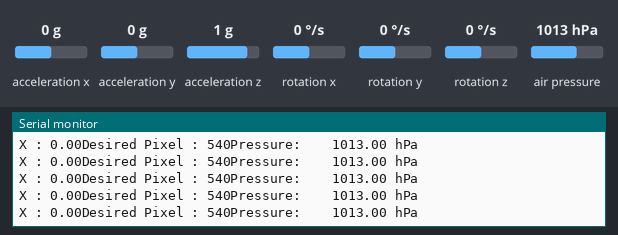
Simulated run of this sketch. Board: ESP32. On the bench: the last lines printed to the serial monitor. The test bench sets the inputs (shaded band); at power-on: acceleration y 0 g, acceleration x 0 g, acceleration z 1 g, air pressure 1013 hPa, rotation x 0 °/s, rotation y 0 °/s, rotation z 0 °/s. USB keyboard and mouse output is not drawn.

Above: at 3.2 s.
3.3 s: acceleration y set to -1.4 g
At 4.3 s:
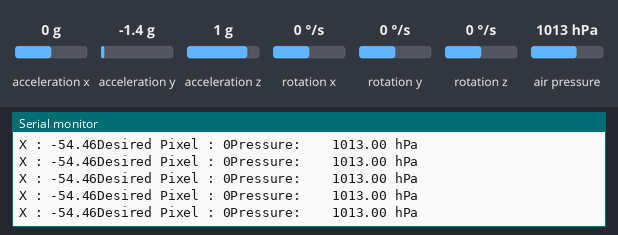
6.3 s: acceleration x set to -1.4 g
At 7.0 s:
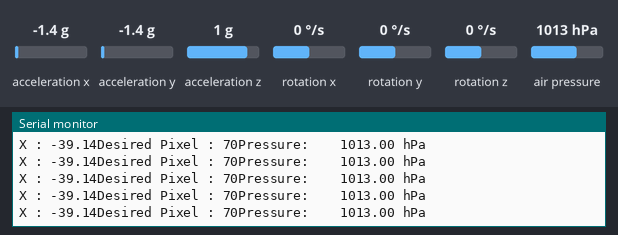
7.8 s: acceleration z set to -1.4 g
At 8.9 s:
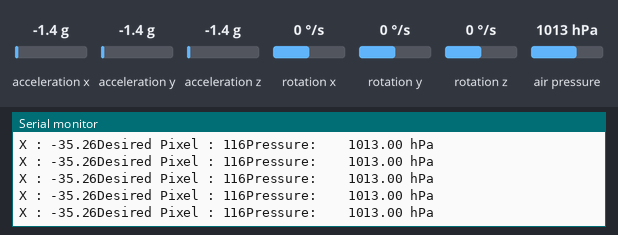
9.3 s: air pressure set to 952 hPa
At 10.4 s:
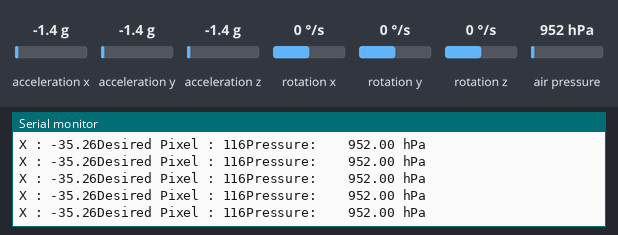
Timing chart, 0 to 11.8 s (numbered marks = the images above; inputs shaded):
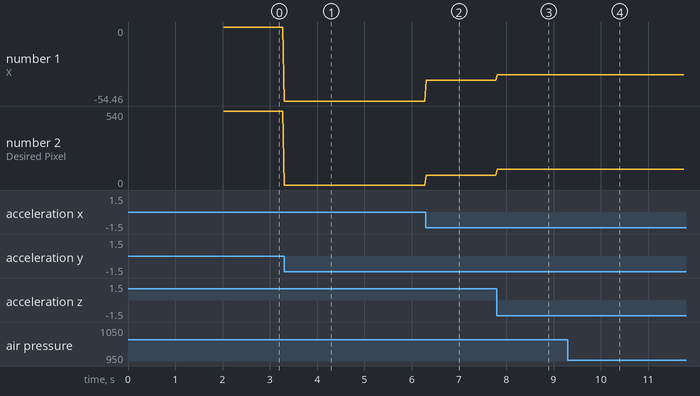

The sketch:

Trombone_Hero_Controller.ino
```cpp
// (licence header left out)
#include "Wire.h"
#include <Adafruit_Sensor.h>
#include <Adafruit_BMP085_U.h>
#include <MPU6050_light.h>
#include <BleMouse.h>
BleMouse bleMouse;
MPU6050 mpu(Wire);
Adafruit_BMP085_Unified bmp = Adafruit_BMP085_Unified(10085);
unsigned long timer = 0;
int desired_pixel = 700;
int current_pixel = 700;
int tomove=0;
int sum = 0;
bool mouseclick = false;
void setup() {
  Serial.begin(115200);

  Wire.begin();
  bleMouse.begin();

  byte status = mpu.begin();
  Serial.print(F("MPU6050 status: "));
  Serial.println(status);
  while(status!=0){ } // stop everything if could not connect to MPU6050

  Serial.println(F("Calculating offsets, do not move MPU6050"));
  delay(1000);
  // mpu.upsideDownMounting = true; // uncomment this line if the MPU6050 is mounted upside-down
  mpu.calcOffsets(); // gyro and accelero
  Serial.println("Done!\n");

  if(!bmp.begin())
  {
    /* There was a problem detecting the BMP085 ... check your connections */
    Serial.print("Ooops, no BMP085 detected ... Check your wiring or I2C ADDR!");
    while(1);
  }
}

void loop() {
  sensors_event_t event;
  bmp.getEvent(&event);

  /* Display the results (barometric pressure is measure in hPa) */
  mpu.update();
  desired_pixel = (mpu.getAngleX()*12)+540;
  if (desired_pixel < 0)
  {
    desired_pixel = 0;
  }
  if (desired_pixel > 1080)
  {
    desired_pixel = 1080;
  }
  tomove=desired_pixel-current_pixel;

  bleMouse.move(0,tomove);
  current_pixel=desired_pixel;

  if (mouseclick == false && event.pressure>1008)
  {
    mouseclick=true;
  }
  else if(mouseclick == true && event.pressure<1004)
  {
    mouseclick=false;
  }
  else
  {

  }
  if (event.pressure)
  {
    /* Display atmospheric pressue in hPa */
    Serial.print("Pressure:    ");
    Serial.print(event.pressure);
    Serial.println(" hPa");
  }
  Serial.print("X : ");
  Serial.print(mpu.getAngleX());
  Serial.print("Desired Pixel : ");
  Serial.print(desired_pixel);
  if (mouseclick==true)
  {
    bleMouse.press(MOUSE_LEFT);
  }
  else
  {
    bleMouse.release(MOUSE_LEFT);
  }

}
```

Measured:
- after the input at 3.3 s, the serial monitor: prints a new line at once (image 1)
- after the input at 6.3 s, the serial monitor: prints a new line at once (image 2)
- after the input at 7.8 s, the serial monitor: prints a new line at once (image 3)
- after the input at 9.3 s, the serial monitor: prints a new line at once (image 4)
- plotted number 1: 0 → -54.46 after the input at 3.3 s, -54.46 → -39.14 after the input at 6.3 s, -39.14 → -35.26 after the input at 7.8 s
- plotted number 2: 0 → 70 after the input at 6.3 s, 70 → 116 after the input at 7.8 s
